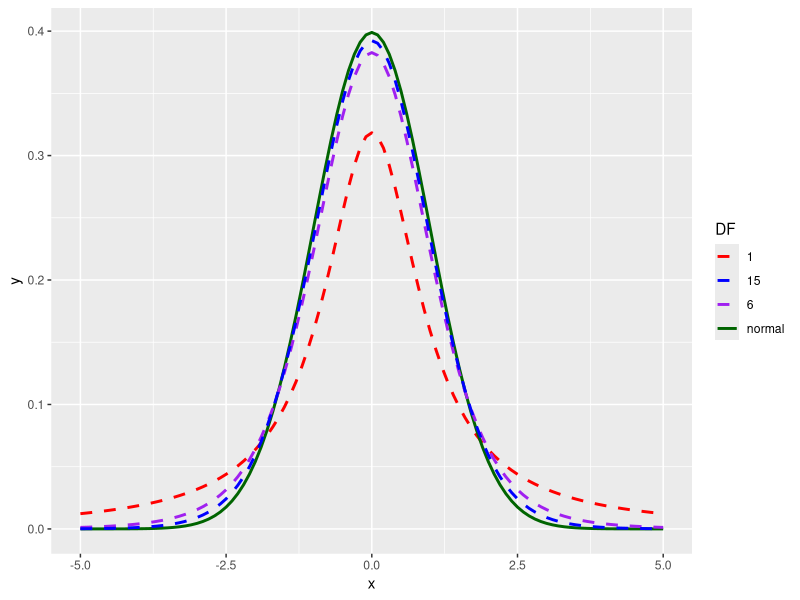

The R source for this figure:
## ---- chunk 1
library(knitr)
library(tidyverse)
knitr::opts_chunk$set(eval = TRUE, results = TRUE)
## ---- chunk 2
ggplot(data.frame(x = c(-5, 5)), aes(x = x)) +
        stat_function(fun = dt, args = list(df = 1), aes(col = '1'), lwd=1, linetype = 'dashed') +
        stat_function(fun = dnorm, args = c(0,1), aes(col = 'normal'), lwd=1) +
        stat_function(fun = dt, args=list(6), aes(col = '6'), lwd=1, linetype = 'dashed') +
      stat_function(fun = dt, args=list(15), aes(col = '15'), lwd=1, linetype = 'dashed') +
        scale_color_manual(name = "DF", values = c("red", "blue", "purple", "darkgreen"))
## ---- chunk 3
# there are not any significant outliers in the data so the normality condition is satisfied. (you don't need to check this condition, we will assume normality is satisfied) 

# assume the null hypothesis is true

sample <- c(144,152,138,144,136,162,158,142)

# mean assuming the null hypothesis (mu)

# sample mean (mean)

# sample standard deviation (s)

# standard error (se = s/sqrt(n))

# t-score (mean-mu/se)

# p-value (draw picture for pt or 1-pt)


## ---- chunk 4

# assume the null hypothesis is true

sample <- c(1.11, 1.07, 1.11, 1.07, 1.12, 1.08, .98, .98, 1.02, .95, .95)

# mean assuming the null hypothesis (mu)

# sample mean (mean)

# sample standard deviation (s)

# standard error (se = s/sqrt(n))

# t-score (mean-mu/se)

# p-value (draw picture for pt or 1-pt)


## ---- chunk 5

# assume the null hypothesis is true

# mean assuming the null hypothesis (mu)

# difference in sample means (mean1-mean2)

# sample standard deviations (s1 and s2)

# standard error (se = sqrt(s1^2/n_1 + s2^2/n_2))

# t-score (diff-mu/se)

# p-value (draw picture for pt or 1-pt)


## ---- chunk 6
# Insert code here
## ---- chunk 7
# Insert code here
